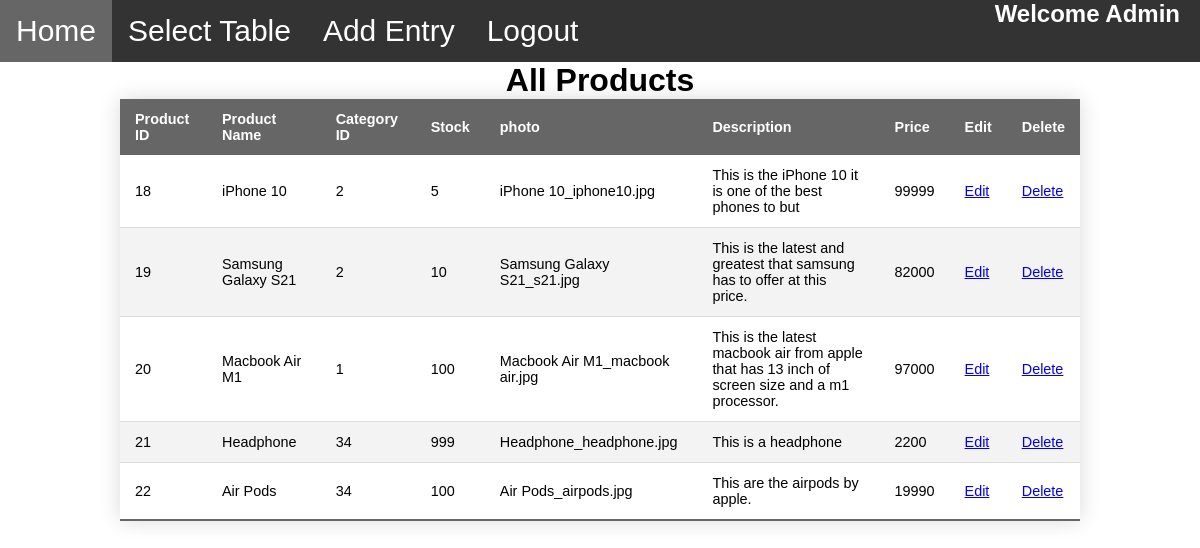
Page /admin_page.php (signed in) on the committed database.
### tables this page shows
CREATE TABLE `product` (
  `product_id` int(11) NOT NULL,
  `product_name` varchar(100) NOT NULL,
  `category_id` int(11) NOT NULL,
  `stock` int(11) NOT NULL,
  `photo` varchar(100) NOT NULL DEFAULT 'no_image.jpg',
  `description` varchar(200) NOT NULL,
  `price` int(11) NOT NULL
);

### admin/all_products.php (the view, shortened to what this page needs)
<h1 align="center">All Products</h1>
<table align="center" class="styled-table">
    <thead>
        <tr>
            <th>Product ID</th>
            <th>Product Name</th>
            <th>Category ID</th>
            <th>Stock</th>
            <th>photo</th>
            <th>Description</th>
            <th>Price</th>
            <th>Edit</th>
            <th>Delete</th>
        </tr>
    </thead>
    <tbody>
        <tr class="active-row">
            <?php
            $con = mysqli_connect("localhost","root","","store") or die("Database Connectivity Failed");
            try
            {
                $query = "select * from product";
                $result = mysqli_query($con,$query);
                if($result>0)
                {
                	while($or = mysqli_fetch_assoc($result))
                    {
                	?>
                        <td><?php echo $or['product_id']; ?></td>
                        <td><?php echo $or['product_name']; ?></td>
                        <td><?php echo $or['category_id']; ?></td>
                        <td><?php echo $or['stock']; ?></td>
                        <td><?php echo $or['photo']; ?></td>
                        <td><?php echo $or['description']; ?></td>
                        <td><?php echo $or['price']; ?></td>
                        <td><a href="admin/update_product.php?product_id=<?php echo $or['product_id']; ?>">Edit</a></td>
                        <td><a href="admin/delete_product.php?product_id=<?php echo $or['product_id']; ?>" onclick="return confirm('Do you want to delete this Product')">Delete</a></td>
        </tr>
                    <?php
                    }
        	    }
        	else{
        		echo "0 Recorrds".mysqli_error($con);
        	}
        }
        catch(Exception $e)
        {
            echo "Error ->".$e->getMessage();
        }
    	?>
    </tbody>
</table>

### style.css (style rules this page uses)
* { font-family: sans-serif; }
body { margin: 0; padding: 0; }
.styled-table { border-collapse: collapse; margin-left: 10%; font-size: 0.9em; font-family: sans-serif; width: 80%; box-shadow: 0 0 20px rgba(0, 0, 0, 0.15); }
.styled-table thead tr { background-color: #666; color: #ffffff; text-align: left; }
.styled-table th, .styled-table td { padding: 12px 15px; }
.styled-table tbody tr { border-bottom: 1px solid #dddddd; }
::placeholder { color: white }

### admin_page.php (style rules this page uses)
* { margin: 0px; }

### rows in the picture
product: product_id "18", product_name "iPhone 10", category "2", stock "5", photo "iPhone 10_iphone10.jpg", description "This is the iPhone 10 it is one of the best phones to but", price "99999"
product: product_id "19", product_name "Samsung Galaxy S21", category "2", stock "10", photo "Samsung Galaxy S21_s21.jpg", description "This is the latest and greatest that samsung has to offer at this price.", price "82000"
product: product_id "20", product_name "Macbook Air M1", category "1", stock "100", photo "Macbook Air M1_macbook air.jpg", description "This is the latest macbook air from apple that has 13 inch of screen size and a m1 processor.", price "97000"
product: product_id "21", product_name "Headphone", category "34", stock "999", photo "Headphone_headphone.jpg", description "This is a headphone", price "2200"
product: product_id "22", product_name "Air Pods", category "34", stock "100", photo "Air Pods_airpods.jpg", description "This are the airpods by apple.", price "19990"
